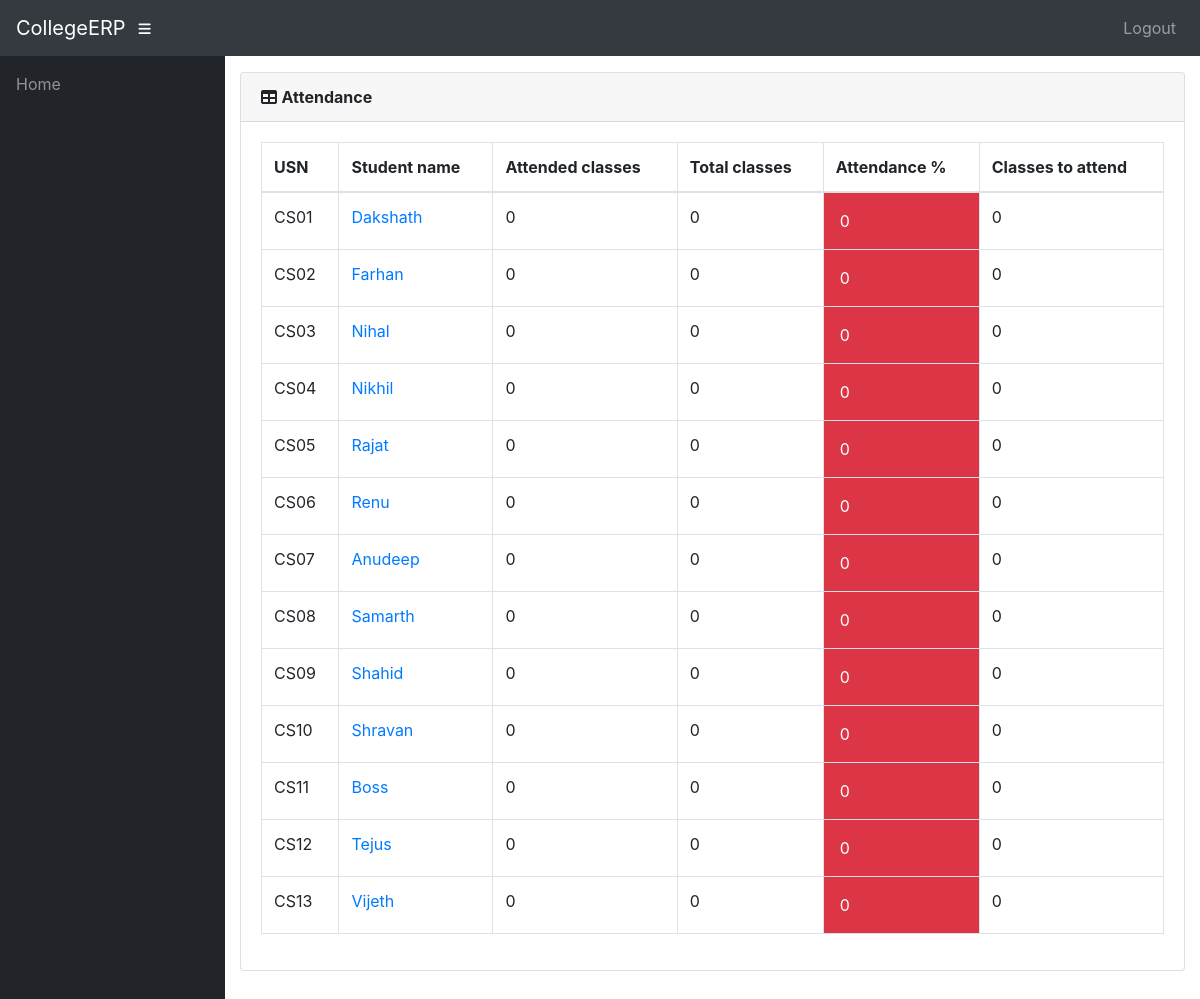
Screenshot of /teacher/4/Students/attendance/ (signed in) with the database file from the repository.
### info/models.py (models this page shows)
class AttendanceTotal(models.Model):
    course = models.ForeignKey(Course, on_delete=models.CASCADE)
    student = models.ForeignKey(Student, on_delete=models.CASCADE)
    class Meta:
        unique_together = (('student', 'course'),)
    @property
    def att_class(self):
        stud = Student.objects.get(name=self.student)
        cr = Course.objects.get(name=self.course)
        att_class = Attendance.objects.filter(course=cr, student=stud, status='True').count()
        return att_class
    @property
    def total_class(self):
        stud = Student.objects.get(name=self.student)
        cr = Course.objects.get(name=self.course)
        total_class = Attendance.objects.filter(course=cr, student=stud).count()
        return total_class
    @property
    def attendance(self):
        stud = Student.objects.get(name=self.student)
        cr = Course.objects.get(name=self.course)
        total_class = Attendance.objects.filter(course=cr, student=stud).count()
        att_class = Attendance.objects.filter(course=cr, student=stud, status='True').count()
        if total_class == 0:
            attendance = 0
        else:
            attendance = round(att_class / total_class * 100, 2)
        return attendance
    @property
    def classes_to_attend(self):
        stud = Student.objects.get(name=self.student)
        cr = Course.objects.get(name=self.course)
        total_class = Attendance.objects.filter(course=cr, student=stud).count()
        att_class = Attendance.objects.filter(course=cr, student=stud, status='True').count()
        cta = math.ceil((0.75 * total_class - att_class) / 0.25)
        if cta < 0:
            return 0
        return cta

class Student(models.Model):
    user = models.OneToOneField(User, on_delete=models.CASCADE, null=True)
    class_id = models.ForeignKey(Class, on_delete=models.CASCADE, default=1)
    USN = models.CharField(primary_key='True', max_length=100)
    name = models.CharField(max_length=200)
    sex = models.CharField(max_length=50, choices=sex_choice, default='Male')
    DOB = models.DateField(default='1998-01-01')
    def __str__(self):
        return self.name

class Course(models.Model):
    dept = models.ForeignKey(Dept, on_delete=models.CASCADE)
    id = models.CharField(primary_key='True', max_length=50)
    name = models.CharField(max_length=50)
    shortname = models.CharField(max_length=50, default='X')
    def __str__(self):
        return self.name

### info/views.py (the view)
# urls.py: path('teacher/<int:assign_id>/Students/attendance/', views.t_student, name='t_student'),
@login_required()
def t_student(request, assign_id):
    ass = Assign.objects.get(id=assign_id)
    att_list = []
    for stud in ass.class_id.student_set.all():
        try:
            a = AttendanceTotal.objects.get(student=stud, course=ass.course)
        except AttendanceTotal.DoesNotExist:
            a = AttendanceTotal(student=stud, course=ass.course)
            a.save()
        att_list.append(a)
    return render(request, 'info/t_students.html', {'att_list': att_list})

### info/models.py (called while the page is built)
    @property
    def is_student(self):
        if hasattr(self, 'student'):
            return True
        return False

    @property
    def is_teacher(self):
        if hasattr(self, 'teacher'):
            return True
        return False

### info/templates/info/t_students.html
{% extends 'info/base.html' %}
    {% load static %}
    {% block content %}
                  <div class="card mb-3">
            <div class="card-header">
              <i class="fas fa-table"></i>
            <b>Attendance</b></div>
            <div class="card-body">
              <div class="table-responsive">
                <table class="table table-bordered" id="dataTable" width="100%" cellspacing="0">
                  <thead>
                    <tr>
                        <th>USN</th>
                        <th>Student name</th>
                        <th>Attended classes</th>
                        <th>Total classes</th>
                        <th>Attendance %</th>
                        <th>Classes to attend</th>
                    </tr>
                  </thead>
                  <tbody>
                    {% for a in att_list %}
                    <tr>
                        <td>{{ a.student_id }}</td>
                        <td><a href="{% url 't_attendance_detail' a.student.USN a.course_id %}">{{ a.student.name }}</a></td>
                        <td>{{ a.att_class }}</td>
                        <td>{{ a.total_class }}</td>
                        {% if a.attendance < 75 %}
                            <td class="p-3 mb-2 bg-danger text-white">{{ a.attendance }}</td>
                        {% else %}
                            <td class="p-3 mb-2 bg-success text-white">{{ a.attendance }}</td>
                        {% endif %}
                        <td>{{ a.classes_to_attend }}</td>
                    </tr>
                    {% empty %}
                            <p>No students</p>
                    {% endfor %}
                  </tbody>
                </table>
              </div>
            </div>
          </div>
    {% endblock %}

### rows the page displays
AttendanceTotal: student_id "CS01", student.name "Dakshath", att_class "0", total_class "0", attendance "0", classes_to_attend "0"
AttendanceTotal: student_id "CS02", student.name "Farhan", att_class "0", total_class "0", attendance "0", classes_to_attend "0"
AttendanceTotal: student_id "CS03", student.name "Nihal", att_class "0", total_class "0", attendance "0", classes_to_attend "0"
AttendanceTotal: student_id "CS04", student.name "Nikhil", att_class "0", total_class "0", attendance "0", classes_to_attend "0"
AttendanceTotal: student_id "CS05", student.name "Rajat", att_class "0", total_class "0", attendance "0", classes_to_attend "0"
AttendanceTotal: student_id "CS06", student.name "Renu", att_class "0", total_class "0", attendance "0", classes_to_attend "0"
AttendanceTotal: student_id "CS07", student.name "Anudeep", att_class "0", total_class "0", attendance "0", classes_to_attend "0"
AttendanceTotal: student_id "CS08", student.name "Samarth", att_class "0", total_class "0", attendance "0", classes_to_attend "0"
AttendanceTotal: student_id "CS09", student.name "Shahid", att_class "0", total_class "0", attendance "0", classes_to_attend "0"
AttendanceTotal: student_id "CS10", student.name "Shravan", att_class "0", total_class "0", attendance "0", classes_to_attend "0"
AttendanceTotal: student_id "CS11", student.name "Boss", att_class "0", total_class "0", attendance "0", classes_to_attend "0"
AttendanceTotal: student_id "CS12", student.name "Tejus", att_class "0", total_class "0", attendance "0", classes_to_attend "0"
AttendanceTotal: student_id "CS13", student.name "Vijeth", att_class "0", total_class "0", attendance "0", classes_to_attend "0"
